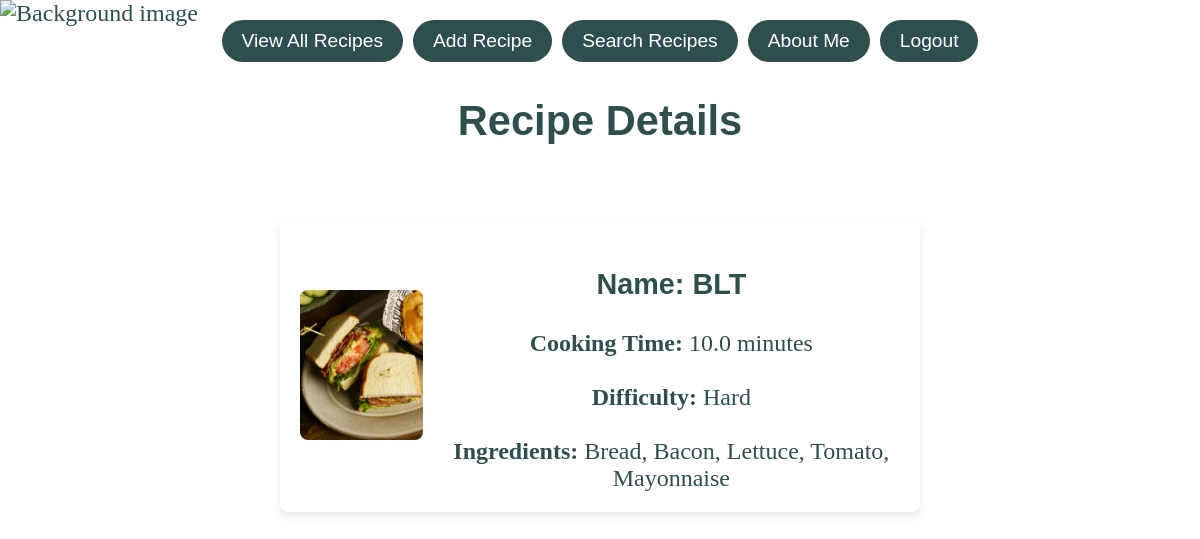
Screenshot of /recipes/2 (signed in) with the database file from the repository.
### recipes/models.py (models this page shows, shortened)
class Recipe(models.Model):
    name= models.CharField(max_length=120)
    cooking_time= models.FloatField(help_text='minutes')
    ingredients= models.CharField(max_length=400, help_text='Ingredients must be separated by commas.')
    pic = models.ImageField(upload_to='recipes', default='no_picture.jpg')
    def calculate_difficulty(self):
        ing_list = self.ingredients.split(', ')
        num_ingredients = len(ing_list)
        if self.cooking_time < 10:
            if num_ingredients < 4:
                difficulty = 'Easy'
            else:
                difficulty = 'Medium'
        else:
            if num_ingredients < 4:
                difficulty = 'Intermediate'
            else:
                difficulty = 'Hard'
        return difficulty

### recipes/views.py (the view)
# urls.py: path('recipes/<pk>', RecipeDetailView.as_view(), name='detail'),  # Detail view
class RecipeDetailView(LoginRequiredMixin, DetailView):
    model = Recipe
    template_name = 'recipes/recipe_details.html'

### recipes/templates/recipes/recipe_details.html (shortened to what this page needs)
{% load static %}
<!DOCTYPE html>
<html lang="en">
<head>
    <link rel="stylesheet" href="{% static 'style.css' %}">
</head>
<body>
    <nav>
        <button><a href="{% url 'recipes:list' %}">View All Recipes</a></button>
        <button><a href="{% url 'recipes:add_recipe' %}">Add Recipe</a></button>
        <button><a href="{% url 'recipes:recipe_search' %}">Search Recipes</a></button>
        <button><a href="{% url 'recipes:about_me' %}">About Me</a></button>
        <button><a href="{% url 'logout' %}">Logout</a></button>
    </nav>
    <h2>Recipe Details</h2>
    <div class="content-wrapper">
        <div class="recipe-list">
            <div class="recipe-card">
                <img src="{{ recipe.pic.url }}" alt="{{ recipe.name }}" class="recipe-image">
                <div class="recipe-info">
                    <h3>Name: {{ recipe.name }}</h3>
                    <b>Cooking Time:</b> {{recipe.cooking_time}} minutes<br>
                    <br>
                    <b>Difficulty:</b> {{recipe.calculate_difficulty}}<br>
                    <br>
                    <b>Ingredients:</b> {{recipe.ingredients}}<br>
                </div>
            </div>
        </div>
    </div>
</body>
</html>

### static/style.css (style rules this page uses)
html, body { margin: 0; padding: 0; width: 100%; height: 100%; }
body { display: flex; flex-direction: column; align-items: center; position: relative; font-size: 1.5rem; color: rgb(47, 79, 79); min-height: 100vh; }
.content-wrapper { width: 100%; max-width: 1200px; padding: 20px; text-align: center; display: flex; flex-direction: column; align-items: center; }
h1, h2, h3 { color: rgb(47, 79, 79); font-family: 'Roboto Mono', 'Calibri', 'Trebuchet MS', sans-serif; font-size: 3.5rem; }
h2 { font-size: 2.6rem; }
h3 { font-size: 1.8rem; }
a { display: inline-block; padding: 10px 20px; margin-top: 20px; text-decoration: none; font-size: 1.2rem; font-family: 'Roboto Mono', 'Calibri', 'Trebuchet MS', sans-serif; color: white; background-color: rgb(47, 79, 79); border-radius: 25px; transition: background-color 0.3s ease, transform 0.3s ease; }
.recipe-list { display: flex; flex-direction: column; align-items: center; gap: 20px; margin-top: 20px; }
.recipe-card { display: flex; align-items: center; background-color: white; border-radius: 8px; box-shadow: 0 4px 8px rgba(0, 0, 0, 0.1); padding: 20px; width: 600px; max-width: 100%; }
.recipe-image { width: 150px; height: 150px; border-radius: 8px; object-fit: cover; margin-right: 20px; }
nav { display: flex; gap: 10px; }
nav button { cursor: pointer; }
nav button { background: none; border: none; padding: 0; margin: 0; }
nav button a { display: inline-block; padding: 10px 20px; text-decoration: none; font-size: 1.2rem; font-family: 'Roboto Mono', 'Calibri', 'Trebuchet MS', sans-serif; color: white; background-color: rgb(47, 79, 79); border-radius: 25px; transition: background-color 0.3s ease, transform 0.3s ease; }

### rows the page displays
Recipe: pic (picture), name "BLT", cooking_time "10.0", calculate_difficulty "Hard", ingredients "Bread, Bacon, Lettuce, Tomato, Mayonnaise"
